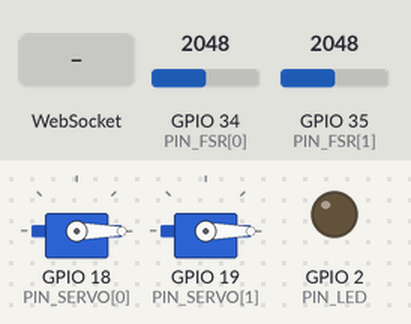
Simulated run of this sketch. Board: ESP32. Shown: 2 × servo, output pins drawn as LEDs (lit = HIGH). Inputs (shaded band) come from the test bench; at power-on: GPIO 34 (PIN_FSR[0]) = 2048, GPIO 35 (PIN_FSR[1]) = 2048. WiFi joins after 1.5 s; servers stay silent unless stated; what the sketch prints to the serial monitor is not drawn.

Above: at 3.2 s.
3.3 s: WebSocket text "command" received
At 4.4 s:
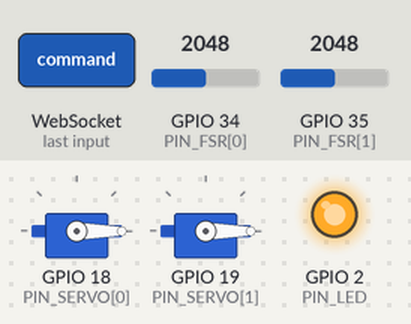
4.8 s: WebSocket text "grip" received
6.3 s: WebSocket text "open" received
Timing chart, 0 to 9.3 s (numbered marks = the images above; inputs shaded):
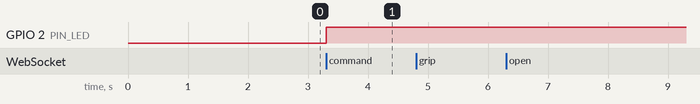

Measured:
- after the input at 3.3 s, GPIO 2 (PIN_LED): LOW → HIGH at once
- after the input at 4.8 s, every drawn part: stays the same
- after the input at 6.3 s, every drawn part: stays the same

The sketch:

main_cloud.ino
```cpp
/*
 * ============================================================
 *  ESP32 Finger Exoskeleton — main.ino
 *  นิ้วกลไฟฟ้าสั่งการด้วยเสียงสำหรับผู้ป่วยนิ้วมืออ่อนแรง
 *
 *  ฮาร์ดแวร์: ESP32 + Servo MG92B x2 + FSR x2
 *  กลไก: เชือก 2 เส้นต่อ 1 เซอร์โว (ดึงงอ / ดึงเหยียด)
 *
 *  Library ที่ต้องติดตั้งเพิ่ม:
 *   - WebSockets   (Markus Sattler / Links2004)
 *   - ArduinoJson  (Benoit Blanchon)
 *   - ESP32Servo   (Kevin Harrington)
 *
 *  หมายเหตุ: การรู้จำเสียงทำที่เบราว์เซอร์ (Web Speech API)
 *  ESP32 รับเป็นข้อความที่ถอดเสร็จแล้วผ่าน WebSocket
 * ============================================================
 */

#include <WiFi.h>
#include <WebSocketsClient.h>
#include <ArduinoJson.h>
#include <ESP32Servo.h>

// ── โหมดสอบเทียบ FSR ────────────────────────────────────────
// ตั้งเป็น 1 เพื่อพิมพ์ค่า ADC ดิบทาง Serial สำหรับทำกราฟสอบเทียบ
// เมื่อสอบเทียบเสร็จแล้วให้ตั้งกลับเป็น 0
#define CALIB_MODE 0

// ── WiFi Config ─────────────────────────────────────────────
const char* WIFI_SSID     = "<<ใส่ชื่อ Hotspot>>";
const char* WIFI_PASSWORD = "<<ใส่รหัสผ่าน>>";

// ── Server Config ───────────────────────────────────────────
const char* WS_HOST = "exoskeleton-server.onrender.com";
const int   WS_PORT = 443;          // HTTPS/WSS
const char* WS_PATH = "/esp32";

// ── Pin Config (ADC1 ใช้ร่วมกับ WiFi ได้) ───────────────────
#define NUM_CH 2
const int PIN_FSR[NUM_CH]   = { 34, 35 };  // FSR นิ้วที่ 1, 2
const int PIN_SERVO[NUM_CH] = { 18, 19 };  // Servo นิ้วที่ 1, 2
#define PIN_LED   2

// ── Objects ─────────────────────────────────────────────────
WebSocketsClient wsClient;
Servo            myServo[NUM_CH];

// ── State (ต่อช่อง) ─────────────────────────────────────────
int           servoTarget[NUM_CH]    = { 0, 0 };
float         servoPos[NUM_CH]       = { 0, 0 };
float         servoStart[NUM_CH]     = { 0, 0 };
bool          servoLocked[NUM_CH]    = { false, false };
unsigned long servoMoveStart[NUM_CH] = { 0, 0 };
float         servoMoveDur[NUM_CH]   = { 0, 0 };
unsigned long servoLastUpd[NUM_CH]   = { 0, 0 };

bool          wsConnected    = false;
unsigned long lastSensorSend = 0;

const int SENSOR_INTERVAL = 100;     // ส่งค่าเซนเซอร์ทุก 100 ms
const int WIFI_TIMEOUT_MS = 20000;

// ── พารามิเตอร์การเคลื่อนที่ของเซอร์โว ──────────────────────
// MG92B: 180° เต็มต้องใช้ช่วงพัลส์ ~500–2400 µs
// ถ้าได้ยินเสียงครางที่ปลายสุด = ชนขอบกลไก ให้หดช่วงเข้า
const float SERVO_SPEED_DPS = 90.0;  // องศา/วินาที
const int   SERVO_UPDATE_MS = 10;    // อัปเดตทุก 10 ms (100 Hz)
const int   SERVO_MIN_US    = 550;   // พัลส์ที่ 0°
const int   SERVO_MAX_US    = 2350;  // พัลส์ที่ 180°

// ── ค่าคงที่สำหรับแปลงค่า FSR ───────────────────────────────
// ⚠️ ค่านี้ต้องมาจากการสอบเทียบด้วยน้ำหนักมาตรฐาน
//    ดูขั้นตอนในภาคผนวก — เปลี่ยนตัวเลขให้ตรงกับผลสอบเทียบจริง
const float FSR_FULL_SCALE_N = 50.0;   // แรง (N) ที่ทำให้ ADC อ่านได้ 0
const int   ADC_MAX          = 4095;

// ── อ่านค่า FSR ─────────────────────────────────────────────
int readFSRRaw(int ch) { return analogRead(PIN_FSR[ch]); }

// แปลง ADC เป็นแรงโดยประมาณ
// หมายเหตุ: เป็นการแปลงเชิงเส้น ค่าที่ได้เป็นค่าประมาณ
// และจะอิ่มตัวเมื่อแรงเกินช่วงการวัดของ FSR
float readFSRNewton(int ch) {
  return (ADC_MAX - readFSRRaw(ch)) * (FSR_FULL_SCALE_N / ADC_MAX);
}

// ── เขียนมุมเป็นความกว้างพัลส์ (ละเอียดกว่า write(int)) ─────
void writeServoMicros(int ch, float deg) {
  if (!myServo[ch].attached()) return;
  float us = SERVO_MIN_US + (deg / 180.0) * (SERVO_MAX_US - SERVO_MIN_US);
  myServo[ch].writeMicroseconds((int)roundf(us));
}

// ── ตั้งเป้าหมายการหมุน (การขยับจริงทำใน stepServos) ────────
// ไม่ detach เพื่อค้างตำแหน่งไว้ กันกลไกดันกลับ
void moveServo(int ch, int angle, bool lock) {
  if (ch < 0 || ch >= NUM_CH) return;
  int target = constrain(angle, 0, 180);
  servoStart[ch]     = servoPos[ch];
  servoTarget[ch]    = target;
  servoMoveStart[ch] = millis();
  servoMoveDur[ch]   = (fabs(target - servoPos[ch]) / SERVO_SPEED_DPS) * 1000.0;
  servoLocked[ch]    = lock;
  if (!myServo[ch].attached()) {
    myServo[ch].attach(PIN_SERVO[ch], SERVO_MIN_US, SERVO_MAX_US);
    writeServoMicros(ch, servoPos[ch]);
  }
  Serial.printf("[SERVO] ch=%d target=%d lock=%d\n", ch, target, lock);
}

void moveAll(int angle, bool lock) {
  for (int ch = 0; ch < NUM_CH; ch++) moveServo(ch, angle, lock);
}

// ── ขยับเซอร์โวแบบ ease-in/out ──────────────────────────────
void stepServos() {
  unsigned long now = millis();
  for (int ch = 0; ch < NUM_CH; ch++) {
    if (servoPos[ch] != (float)servoTarget[ch] && now - servoLastUpd[ch] >= SERVO_UPDATE_MS) {
      servoLastUpd[ch] = now;
      float t = servoMoveDur[ch] > 0 ? (now - servoMoveStart[ch]) / servoMoveDur[ch] : 1.0;
      if (t >= 1.0) {
        servoPos[ch] = servoTarget[ch];
      } else {
        float eased = t * t * (3.0 - 2.0 * t);   // smoothstep
        servoPos[ch] = servoStart[ch] + (servoTarget[ch] - servoStart[ch]) * eased;
      }
      writeServoMicros(ch, servoPos[ch]);
    }
  }
}

// ── รับคำสั่งจาก Server ─────────────────────────────────────
void handleCommand(const String& msg) {
  JsonDocument doc;
  if (deserializeJson(doc, msg) != DeserializationError::Ok) return;

  const char* type = doc["type"];
  if (!type) return;

  // คำสั่งจากปุ่มบนแดชบอร์ด
  if (strcmp(type, "command") == 0) {
    const char* action    = doc["action"]    | "none";
    int         intensity = doc["intensity"] | 50;
    int         ch        = doc["ch"].is<int>() ? (int)doc["ch"] : -1;   // -1 = ทุกช่อง

    Serial.printf("[CMD] action=%s ch=%d intensity=%d\n", action, ch, intensity);

    if (strcmp(action, "grip") == 0) {
      int a = map(intensity, 0, 100, 0, 180);
      (ch < 0) ? moveAll(a, true) : moveServo(ch, a, true);
    } else if (strcmp(action, "open") == 0) {
      (ch < 0) ? moveAll(0, false) : moveServo(ch, 0, false);
    } else if (strcmp(action, "close") == 0) {
      (ch < 0) ? moveAll(180, true) : moveServo(ch, 180, true);
    } else if (strcmp(action, "angle") == 0) {
      int  angle = doc["angle"] | 90;
      bool lock  = doc["lock"]  | true;
      (ch < 0) ? moveAll(angle, lock) : moveServo(ch, angle, lock);
    }
  }

  // คำสั่งเสียง — ข้อความถอดเสียงมาจากเบราว์เซอร์แล้ว
  // ทิศทางต้องตรงกับปุ่มบนแดชบอร์ด: "จับ" = close (180° ล็อก)
  //                                  "ปล่อย" = open (0° ปลดล็อก)
  else if (strcmp(type, "voice") == 0) {
    String text = doc["text"] | "";
    Serial.println("[VOICE] " + text);

    if (text.indexOf("ปล่อย") >= 0)      moveAll(0, false);
    else if (text.indexOf("จับ") >= 0)   moveAll(180, true);
  }
}

// ── ส่งค่าเซนเซอร์ขึ้น Server ───────────────────────────────
void sendSensorData() {
  if (!wsConnected) return;

  JsonDocument doc;
  doc["type"] = "sensor_data";

  JsonArray fsr   = doc["fsr"].to<JsonArray>();
  JsonArray raw   = doc["fsr_raw"].to<JsonArray>();   // ค่า ADC ดิบ ใช้ตอนสอบเทียบ
  JsonArray servo = doc["servo"].to<JsonArray>();
  JsonArray lock  = doc["lock"].to<JsonArray>();

  for (int ch = 0; ch < NUM_CH; ch++) {
    fsr.add(readFSRNewton(ch));
    raw.add(readFSRRaw(ch));
    servo.add((int)roundf(servoPos[ch]));
    lock.add(servoLocked[ch]);
  }

  doc["timestamp"] = millis();

  String json;
  serializeJson(doc, json);
  wsClient.sendTXT(json);
}

// ── WebSocket Events ────────────────────────────────────────
void onWebSocketEvent(WStype_t type, uint8_t* payload, size_t length) {
  switch (type) {
    case WStype_DISCONNECTED:
      wsConnected = false;
      digitalWrite(PIN_LED, LOW);
      Serial.println("[WS] Disconnected — จะ reconnect อัตโนมัติ");
      break;

    case WStype_CONNECTED:
      wsConnected = true;
      digitalWrite(PIN_LED, HIGH);
      Serial.printf("[WS] Connected to %s%s\n", WS_HOST, WS_PATH);
      wsClient.sendTXT("{\"type\":\"hello\",\"device\":\"ESP32-Exoskeleton\"}");
      break;

    case WStype_TEXT: {
      String msg = String((char*)payload, length);
      Serial.println("[WS] Received: " + msg);
      handleCommand(msg);
      break;
    }

    case WStype_ERROR:
      Serial.println("[WS] Error!");
      break;

    default:
      break;
  }
}

// ── Setup ───────────────────────────────────────────────────
void setup() {
  Serial.begin(115200);
  pinMode(PIN_LED, OUTPUT);

  // ตั้งเซอร์โวทุกช่องไว้ที่ 0° (ตำแหน่งเหยียด)
  for (int ch = 0; ch < NUM_CH; ch++) {
    myServo[ch].attach(PIN_SERVO[ch], SERVO_MIN_US, SERVO_MAX_US);
    writeServoMicros(ch, 0);
  }
  delay(500);

#if CALIB_MODE
  Serial.println("=== โหมดสอบเทียบ FSR ===");
  Serial.println("วางน้ำหนักมาตรฐานบน FSR แล้วอ่านค่า ADC");
  Serial.println("time_ms,adc_ch0,adc_ch1");
  return;   // ข้ามการต่อ WiFi ตอนสอบเทียบ
#endif

  // WiFi
  Serial.print("[WiFi] Connecting to " + String(WIFI_SSID));
  WiFi.begin(WIFI_SSID, WIFI_PASSWORD);
  unsigned long t0 = millis();
  while (WiFi.status() != WL_CONNECTED) {
    if (millis() - t0 > WIFI_TIMEOUT_MS) {
      Serial.println("\n[WiFi] Timeout! รีสตาร์ท...");
      delay(3000);
      ESP.restart();
    }
    Serial.print(".");
    delay(500);
  }
  Serial.println("\n[WiFi] Connected: " + WiFi.localIP().toString());

  // WebSocket (WSS)
  wsClient.beginSSL(WS_HOST, WS_PORT, WS_PATH);
  wsClient.onEvent(onWebSocketEvent);
  wsClient.setReconnectInterval(3000);
  wsClient.enableHeartbeat(15000, 3000, 2);

  Serial.println("[WS] Connecting to server...");
}

// ── Loop ────────────────────────────────────────────────────
void loop() {
#if CALIB_MODE
  // พิมพ์ค่า ADC ดิบทุก 500 ms สำหรับจดลงตารางสอบเทียบ
  static unsigned long lastPrint = 0;
  if (millis() - lastPrint >= 500) {
    lastPrint = millis();
    Serial.printf("%lu,%d,%d\n", millis(), readFSRRaw(0), readFSRRaw(1));
  }
  return;
#endif

  wsClient.loop();
  stepServos();

  if (millis() - lastSensorSend >= SENSOR_INTERVAL) {
    sendSensorData();
    lastSensorSend = millis();
  }
}
```
